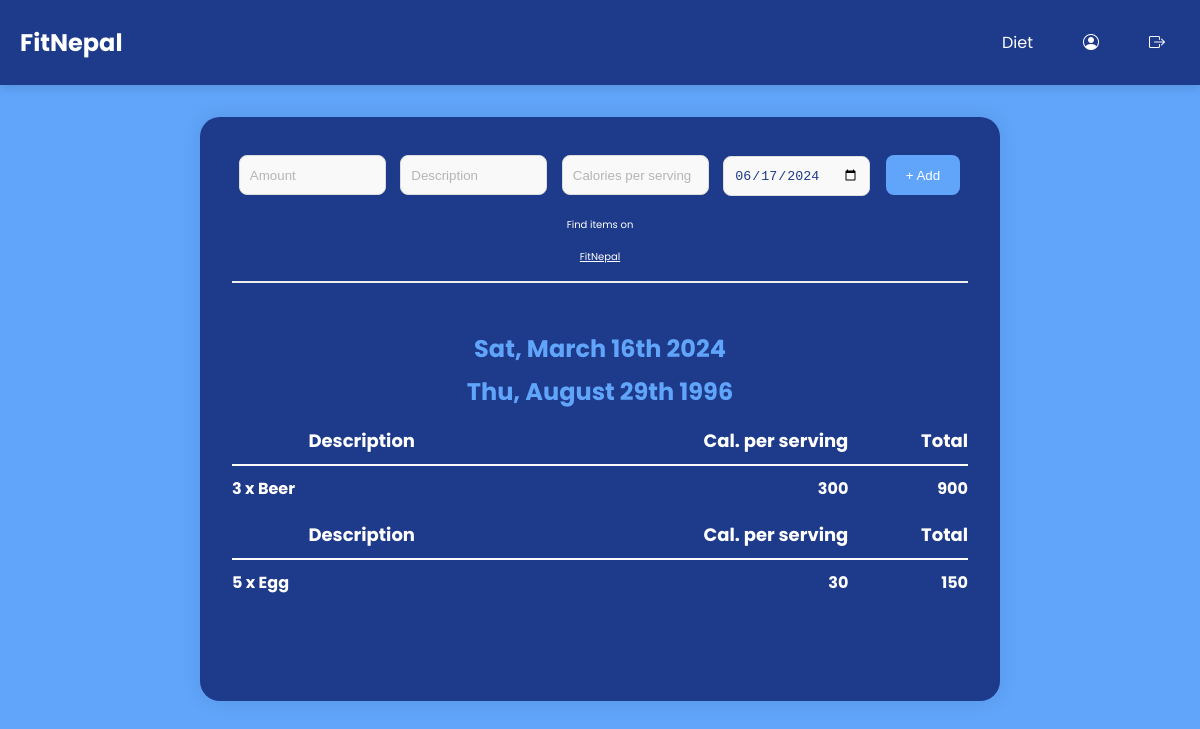
Before: /workout.php (signed in) with the older database file.
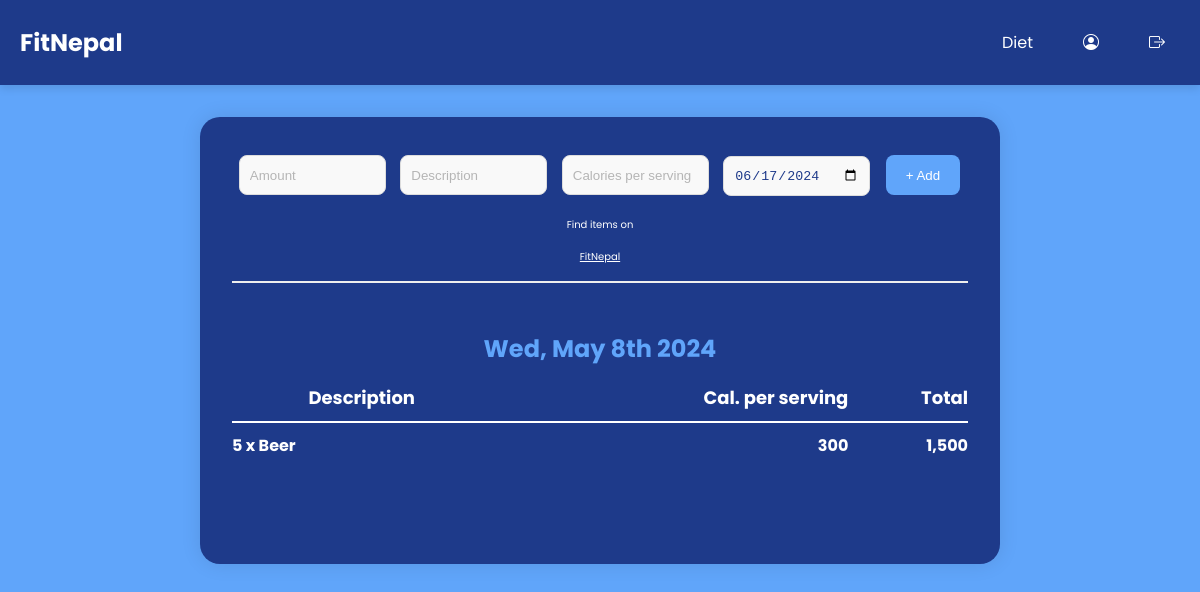
After: the same page with the newer database file.
### tables this page shows
CREATE TABLE `calorie` (
  `id` int(11) UNSIGNED NOT NULL,
  `user_id` int(11) NOT NULL,
  `date` datetime NOT NULL,
  `amount` bigint(11) NOT NULL,
  `calories` int(11) NOT NULL,
  `description` text DEFAULT NULL
);

### workout.php (the view, shortened to what this page needs)
<?php
    include 'header\header.php';
?>
<!DOCTYPE html>
<html lang="en">
<head>
    <link rel="stylesheet" href="./CSS/workout.css">
    <link rel="stylesheet" href="https://cdnjs.cloudflare.com/ajax/libs/font-awesome/6.0.0/css/all.min.css">
</head>
<body>
    <main>
        <form action="post.php" method="post">
            <input type="text" placeholder="Amount" name="amt" required>
            <input type="text" placeholder="Description" name="description" required>
            <input type="text" placeholder="Calories per serving" name="calories" required>
            <input type="date" name="date" id="datetime" value="<?php echo date('Y-m-d'); ?>" required>
            <input type="submit" value="+ Add">
            <small>
                Find items on <a href="http://www.calorieking.com/foods/" target="_blank">FitNepal</a>
            </small>
        </form>
        <?php
        $q = "SELECT *, DATE_FORMAT(date,'%a, %M %D %Y') AS thedate FROM calorie ORDER BY date DESC";
        $result = $conn->query($q);
        if ($result) {
            echo "<article>";
            while ($row = $result->fetch_assoc()) {
                $thedate = $row['thedate'];
                $amount = $row['amount'];
                $calories = $row['calories'];
                $description = $row['description'];
                $item_amount = $amount * $calories;
                echo "<h2>$thedate</h2>";
                echo "<table>";
                echo "<tr><th>Description</th><th class=\"tr\">Cal. per serving</th><th class=\"tr\">Total</th></tr>";
                echo "<tr><td>$amount x $description</td><td class=\"tr\">" . number_format($calories) . "</td><td class=\"tr\">" . number_format($item_amount) . "</td></tr>";
            }
            echo "</table>";
            echo "</article>";
        } else {
            echo "Error fetching data from database.";
        }
        ?>
    </main>
</body>
</html>

Changed rows visible on the page:
removed calorie: thedate "Sat, March 16th 2024", amount "3", description "Beer", calories "300", item_amount "900"
removed calorie: thedate "Thu, August 29th 1996", amount "5", description "Egg", calories "30", item_amount "150"
added calorie: thedate "Wed, May 8th 2024", amount "5", description "Beer", calories "300", item_amount "1,500"
